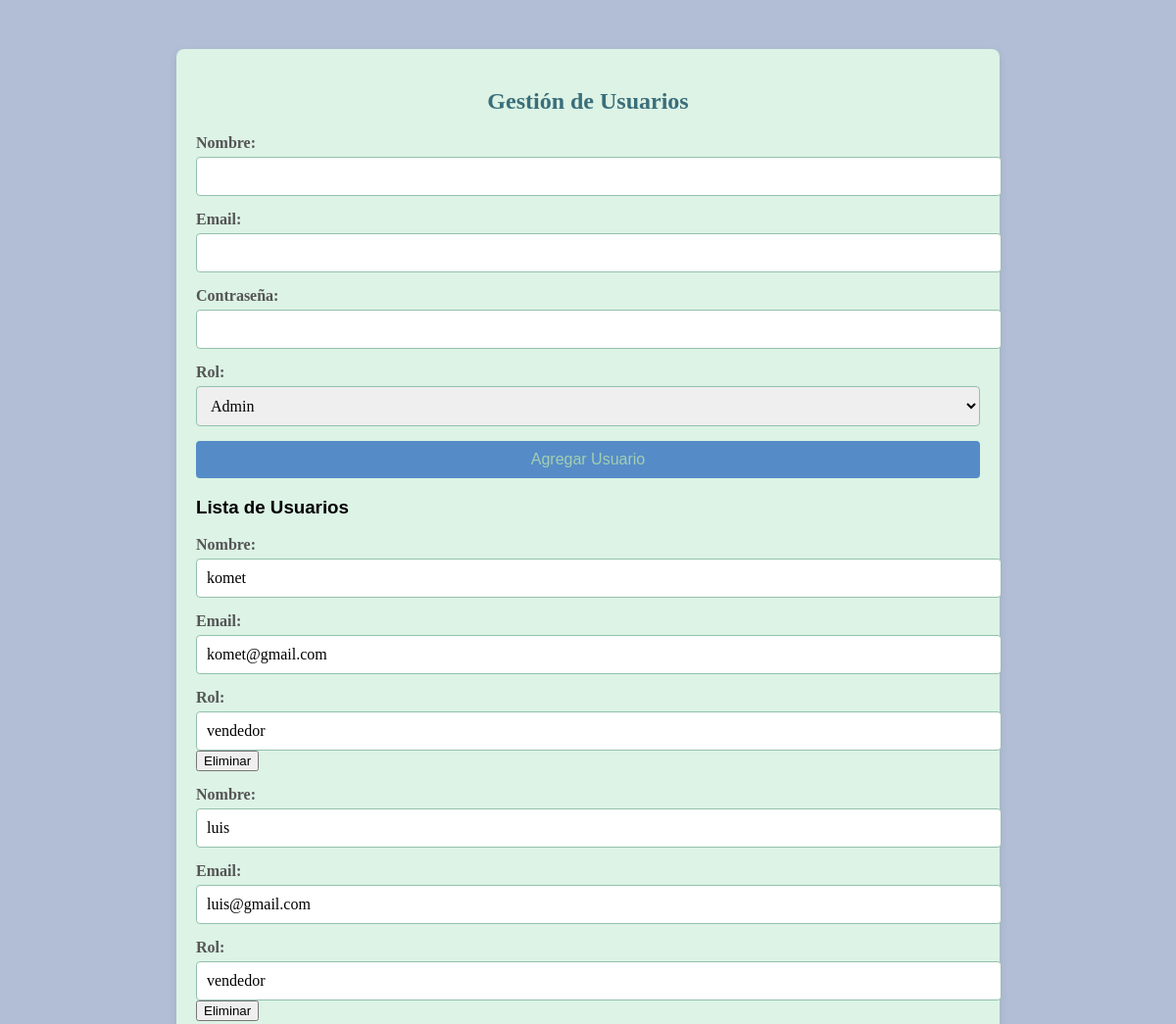
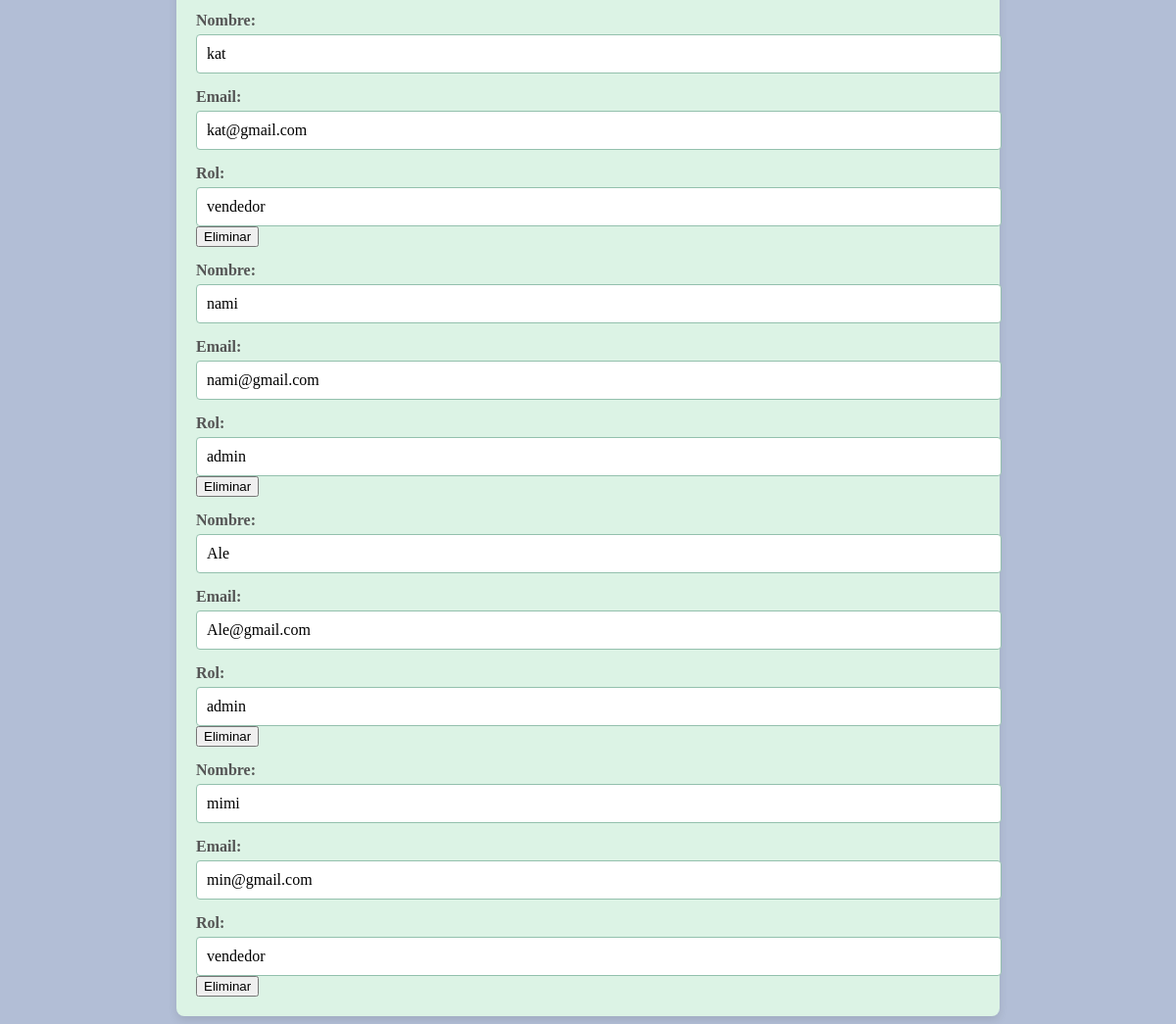
/gestionar_usuarios.php, run on the app's committed database (2 pictures, top to bottom).
### tables this page shows
CREATE TABLE `usuarios` (
  `id` int(11) NOT NULL,
  `nombre` varchar(255) NOT NULL,
  `email` varchar(255) NOT NULL,
  `password` varchar(255) NOT NULL,
  `rol` varchar(20) NOT NULL
);

### gestionar_usuarios.php (the view, shortened to what this page needs)
<?php
include 'conexion.php';
$sql = "SELECT * FROM usuarios";
$result = $conn->query($sql);
?>
<!DOCTYPE html>
<html lang="es">
<head>
    <link rel="stylesheet" href="styles.css">
</head>
<body>
    <div class="container">
        <h2>Gestión de Usuarios</h2>
        <form method="POST" action="">
            <label>Nombre:</label>
            <input type="text" name="nombre" required>
            <label>Email:</label>
            <input type="email" name="email" required>
            <label>Contraseña:</label>
            <input type="password" name="password" required>
            <label>Rol:</label>
            <select name="rol" required>
                <option value="admin">Admin</option>
            </select>
            <input type="submit" value="Agregar Usuario">
        </form>
        <h3>Lista de Usuarios</h3>
        <?php while ($row = $result->fetch_assoc()) { ?>
            <form method="POST" action="">
                <label>Nombre:</label>
                <input type="text" name="nombre" value="<?php echo $row['nombre']; ?>" readonly>
                <label>Email:</label>
                <input type="email" name="email" value="<?php echo $row['email']; ?>" readonly>
                <label>Rol:</label>
                <input type="text" name="rol" value="<?php echo $row['rol']; ?>" readonly>
                <button type="submit" name="action" value="delete">Eliminar</button>
            </form>
        <?php } ?>
    </div>
</body>
</html>

### styles.css (style rules this page uses)
body { font-family: 'Arial', sans-serif; background-color: #b2bed6; margin: 0; padding: 0; }
.container { max-width: 800px; margin: 50px auto; padding: 20px; background-color: #dcf3e5; border-radius: 8px; box-shadow: 0 4px 10px rgba(0, 0, 0, 0.1); }
h2 { font-family: 'Times New Roman', Times, serif; text-align: center; color: #3b6e7a; }
label { font-family: cursive; display: block; margin-top: 15px; font-weight: bold; color: #555555; }
input[type="text"], input[type="email"], input[type="password"], input[type="number"], select { font-family: cursive; width: 100%; padding: 10px; margin-top: 5px; border: 1px solid #93c0ad; border-radius: 4px; font-size: 16px; }
input[type="submit"] { background-color: #558cc7; color: rgb(164, 206, 178); padding: 10px 15px; border: none; border-radius: 4px; cursor: pointer; font-size: 16px; margin-top: 15px; width: 100%; }

### data on the page
usuarios: nombre "komet", email "komet@gmail.com", rol "vendedor"
usuarios: nombre "luis", email "luis@gmail.com", rol "vendedor"
usuarios: nombre "kat", email "kat@gmail.com", rol "vendedor"
usuarios: nombre "nami", email "nami@gmail.com", rol "admin"
usuarios: nombre "Ale", email "Ale@gmail.com", rol "admin"
usuarios: nombre "mimi", email "min@gmail.com", rol "vendedor"
